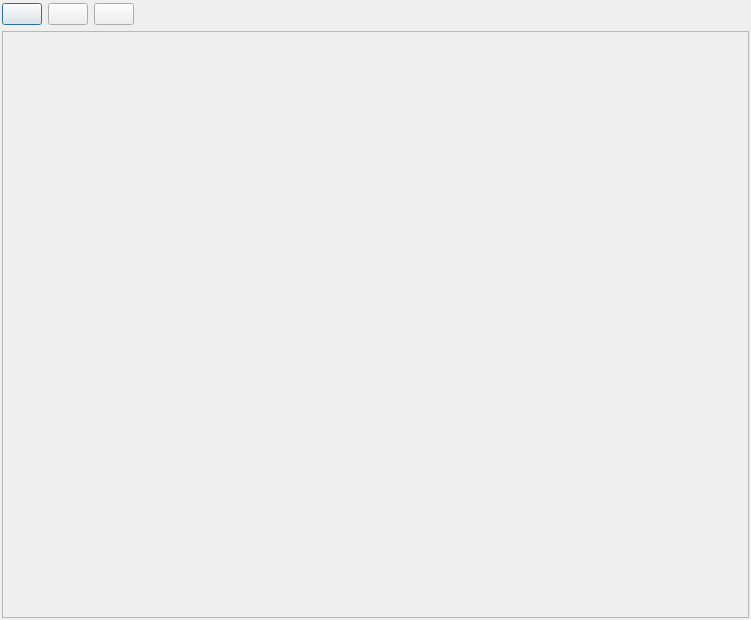
<?xml version="1.0" encoding="UTF-8"?>
<ui version="4.0">
 <class>ChartViewDialog</class>
 <widget class="QDialog" name="ChartViewDialog">
  <property name="geometry">
   <rect>
    <x>0</x>
    <y>0</y>
    <width>751</width>
    <height>620</height>
   </rect>
  </property>
  <property name="windowTitle">
   <string>Dialog</string>
  </property>
  <layout class="QVBoxLayout" name="verticalLayout">
   <property name="leftMargin">
    <number>2</number>
   </property>
   <property name="topMargin">
    <number>3</number>
   </property>
   <property name="rightMargin">
    <number>2</number>
   </property>
   <property name="bottomMargin">
    <number>2</number>
   </property>
   <item>
    <layout class="QHBoxLayout" name="toolButtonHorizontalLayout">
     <item>
      <widget class="QPushButton" name="selectDataFilePushButton">
       <property name="text">
        <string/>
       </property>
      </widget>
     </item>
     <item>
      <widget class="QPushButton" name="saveChartPushButton">
       <property name="text">
        <string/>
       </property>
      </widget>
     </item>
     <item>
      <widget class="QPushButton" name="chartSettingPushButton">
       <property name="text">
        <string/>
       </property>
      </widget>
     </item>
     <item>
      <spacer name="toolButtonHorizontalLayoutHorizontalSpacer">
       <property name="orientation">
        <enum>Qt::Horizontal</enum>
       </property>
       <property name="sizeHint" stdset="0">
        <size>
         <width>40</width>
         <height>20</height>
        </size>
       </property>
      </spacer>
     </item>
    </layout>
   </item>
   <item>
    <widget class="QScrollArea" name="scrollArea">
     <property name="widgetResizable">
      <bool>true</bool>
     </property>
     <widget class="QWidget" name="scrollAreaWidgetContents">
      <property name="geometry">
       <rect>
        <x>0</x>
        <y>0</y>
        <width>745</width>
        <height>582</height>
       </rect>
      </property>
      <layout class="QHBoxLayout" name="horizontalLayout_3">
       <property name="leftMargin">
        <number>0</number>
       </property>
       <property name="topMargin">
        <number>0</number>
       </property>
       <property name="rightMargin">
        <number>0</number>
       </property>
       <property name="bottomMargin">
        <number>0</number>
       </property>
       <item>
        <layout class="QHBoxLayout" name="chartViewHorizontalLayout"/>
       </item>
      </layout>
     </widget>
    </widget>
   </item>
  </layout>
 </widget>
 <resources/>
 <connections/>
</ui>
